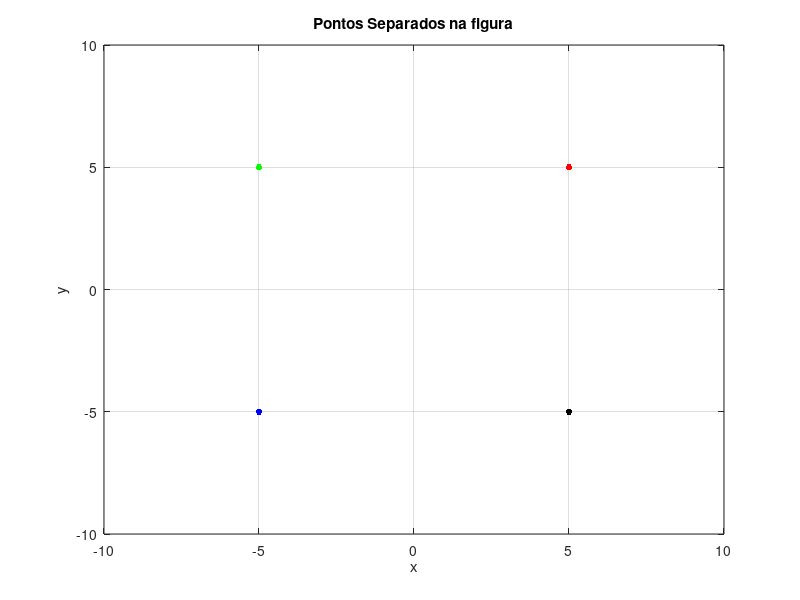
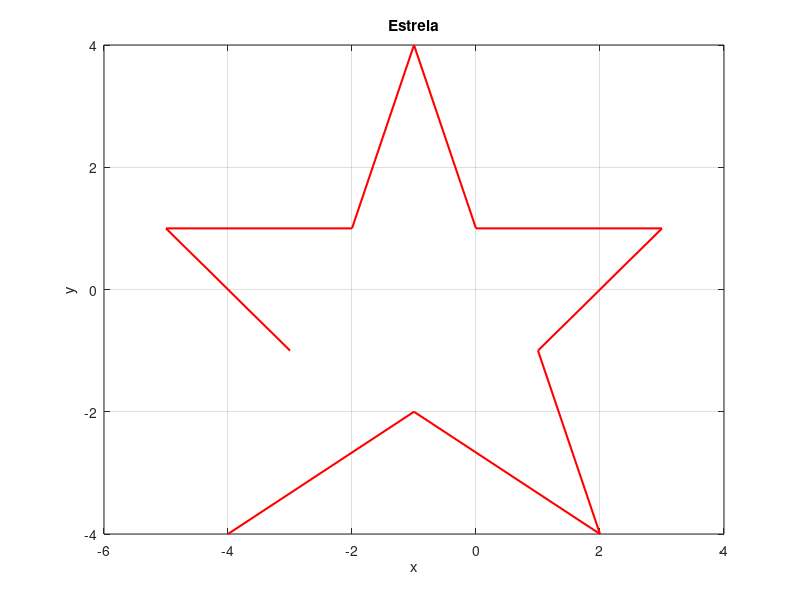
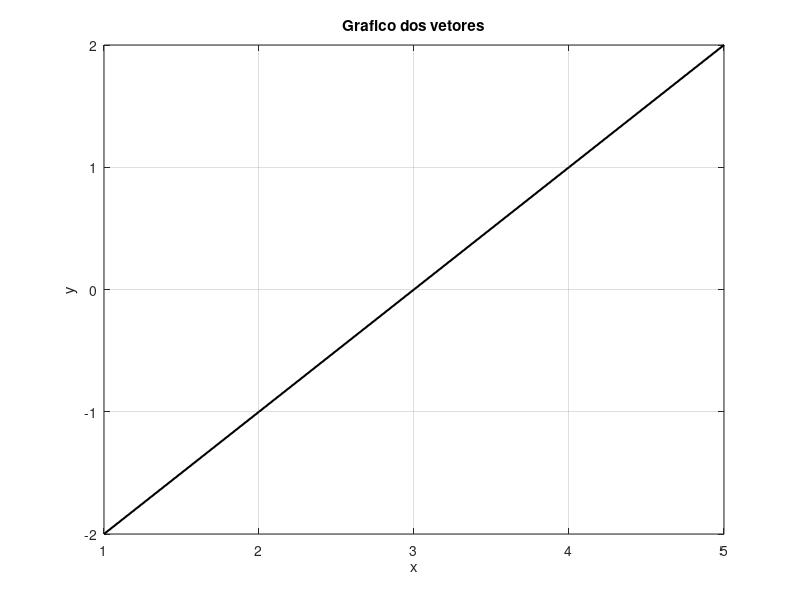
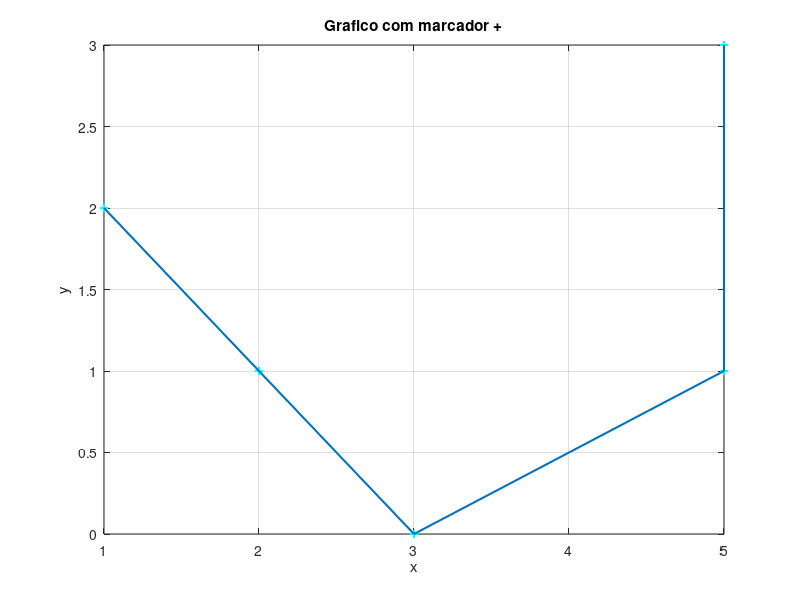

MATLAB code for these plots, in order:
#Roteiro 1
#Exercicios
#Data: 16/06/2022
#Lucas Henrique Alves Nunes Bitencourt
#Turma 204-B

clear all
clc
#Exercicio 1
disp("------ROTEIRO 1-------");
disp("------EXERCICIOS------");

x1 = input('Digite x1: ');
y1 = input('Digite y1: ');

P1 = [x1, -y1];
P2 = [x1, y1];
P3 = [-x1, y1];
P4 = [-x1, -y1];

figure(1)
plot(P1(1), P1(2), '.k', 'markersize',
15, P2(1), P2(2), '.r', 'markersize', 15,
P3(1), P2(2), '.g', 'markersize', 15,
P4(1), P4(2), '.b', 'markersize', 15); grid on;
axis([-10 10 -10 10]);
title('Pontos Separados na figura');
xlabel('x');
ylabel('y');

#Exercicio 2
disp("--------ESTRELA---------");

X = [-4, -1, 2, 1, 3, 0, -1, -2, -5, -3, -3];
Y = [-4, -2, -4, -1, 1, 1, 4, 1, 1, -1, -1];
figure(2)
plot(X, Y, 'r', 'linewidth', 1.5); grid on;
title('Estrela');
xlabel('x');
ylabel('y');

#Exercicio 3

%Parte (1)
figure(3)
dx = [1, 2, 3, 4, 5];
dy = [-2, -1, 0, 1, 2];
plot(dx, dy, 'k', 'linewidth', 1.5); grid on;
title('Grafico dos vetores');
xlabel('x');
ylabel('y');

%Parte(2)
figure(4)

Bx = [1, 2, 3, 5, 5];
Cy = [2, 1, 0, 1, 3];
plot(Bx, Cy, 'c+', 'linewidth', 1.5); grid on;
line(Bx, Cy, 'linewidth', 1.5);
title('Grafico com marcador +')
xlabel('x');
ylabel('y');

#Exercicio 4
figure(5)
x = 25:0.2:100;
Fx = x.^3;
plot(x, Fx, 'r', 'markersize', 13); grid on;
title('Grafico funcao de x');
xlabel('x');
ylabel('y');

teta = -pi:((pi/10)+0.9):pi;
Fteta = sin(teta);
figure(6)
plot(teta, Fteta, 'y', 'markersize', 12); grid on;
title('Grafico funcao de teta');
xlabel('Teta');
ylabel('Funcao de Teta');









